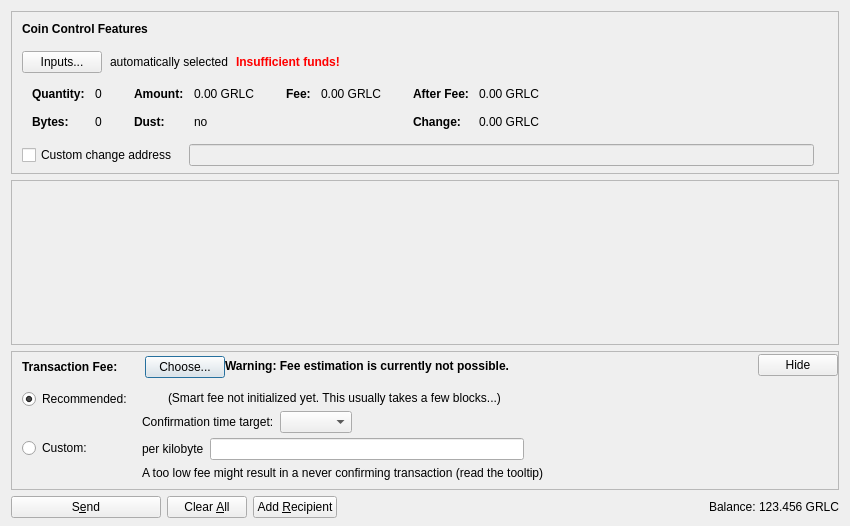
<?xml version="1.0" encoding="UTF-8"?>
<ui version="4.0">
 <class>SendCoinsDialog</class>
 <widget class="QDialog" name="SendCoinsDialog">
  <property name="geometry">
   <rect>
    <x>0</x>
    <y>0</y>
    <width>850</width>
    <height>526</height>
   </rect>
  </property>
  <property name="windowTitle">
   <string>Send Coins</string>
  </property>
  <layout class="QVBoxLayout" name="verticalLayout" stretch="0,1,0,0">
   <property name="bottomMargin">
    <number>8</number>
   </property>
   <item>
    <widget class="QFrame" name="frameCoinControl">
     <property name="sizePolicy">
      <sizepolicy hsizetype="Expanding" vsizetype="Expanding">
       <horstretch>0</horstretch>
       <verstretch>0</verstretch>
      </sizepolicy>
     </property>
     <property name="maximumSize">
      <size>
       <width>16777215</width>
       <height>16777215</height>
      </size>
     </property>
     <property name="frameShape">
      <enum>QFrame::StyledPanel</enum>
     </property>
     <property name="frameShadow">
      <enum>QFrame::Sunken</enum>
     </property>
     <layout class="QVBoxLayout" name="verticalLayoutCoinControl2">
      <property name="spacing">
       <number>0</number>
      </property>
      <property name="leftMargin">
       <number>0</number>
      </property>
      <property name="topMargin">
       <number>0</number>
      </property>
      <property name="rightMargin">
       <number>0</number>
      </property>
      <property name="bottomMargin">
       <number>6</number>
      </property>
      <item>
       <layout class="QVBoxLayout" name="verticalLayoutCoinControl" stretch="0,0,0,0,1">
        <property name="spacing">
         <number>0</number>
        </property>
        <property name="leftMargin">
         <number>10</number>
        </property>
        <property name="topMargin">
         <number>10</number>
        </property>
        <item>
         <layout class="QHBoxLayout" name="horizontalLayoutCoinControl1">
          <property name="bottomMargin">
           <number>15</number>
          </property>
          <item>
           <widget class="QLabel" name="labelCoinControlFeatures">
            <property name="sizePolicy">
             <sizepolicy hsizetype="Preferred" vsizetype="Maximum">
              <horstretch>0</horstretch>
              <verstretch>0</verstretch>
             </sizepolicy>
            </property>
            <property name="font">
             <font>
              <weight>75</weight>
              <bold>true</bold>
             </font>
            </property>
            <property name="styleSheet">
             <string notr="true">font-weight:bold;</string>
            </property>
            <property name="text">
             <string>Coin Control Features</string>
            </property>
           </widget>
          </item>
         </layout>
        </item>
        <item>
         <layout class="QHBoxLayout" name="horizontalLayoutCoinControl2" stretch="0,0,0,0">
          <property name="spacing">
           <number>8</number>
          </property>
          <property name="bottomMargin">
           <number>10</number>
          </property>
          <item>
           <widget class="QPushButton" name="pushButtonCoinControl">
            <property name="styleSheet">
             <string notr="true"/>
            </property>
            <property name="text">
             <string>Inputs...</string>
            </property>
            <property name="autoDefault">
             <bool>false</bool>
            </property>
           </widget>
          </item>
          <item>
           <widget class="QLabel" name="labelCoinControlAutomaticallySelected">
            <property name="text">
             <string>automatically selected</string>
            </property>
            <property name="margin">
             <number>5</number>
            </property>
           </widget>
          </item>
          <item>
           <widget class="QLabel" name="labelCoinControlInsuffFunds">
            <property name="font">
             <font>
              <weight>75</weight>
              <bold>true</bold>
             </font>
            </property>
            <property name="styleSheet">
             <string notr="true">color:red;font-weight:bold;</string>
            </property>
            <property name="text">
             <string>Insufficient funds!</string>
            </property>
            <property name="margin">
             <number>5</number>
            </property>
           </widget>
          </item>
          <item>
           <spacer name="horizontalSpacerCoinControl">
            <property name="orientation">
             <enum>Qt::Horizontal</enum>
            </property>
            <property name="sizeHint" stdset="0">
             <size>
              <width>40</width>
              <height>1</height>
             </size>
            </property>
           </spacer>
          </item>
         </layout>
        </item>
        <item>
         <widget class="QWidget" name="widgetCoinControl" native="true">
          <property name="sizePolicy">
           <sizepolicy hsizetype="Preferred" vsizetype="Preferred">
            <horstretch>0</horstretch>
            <verstretch>0</verstretch>
           </sizepolicy>
          </property>
          <property name="minimumSize">
           <size>
            <width>0</width>
            <height>0</height>
           </size>
          </property>
          <property name="styleSheet">
           <string notr="true"/>
          </property>
          <layout class="QHBoxLayout" name="horizontalLayoutCoinControl5">
           <property name="leftMargin">
            <number>0</number>
           </property>
           <property name="topMargin">
            <number>0</number>
           </property>
           <property name="rightMargin">
            <number>0</number>
           </property>
           <property name="bottomMargin">
            <number>0</number>
           </property>
           <item>
            <layout class="QHBoxLayout" name="horizontalLayoutCoinControl3" stretch="0,0,0,1">
             <property name="spacing">
              <number>20</number>
             </property>
             <property name="topMargin">
              <number>0</number>
             </property>
             <property name="bottomMargin">
              <number>10</number>
             </property>
             <item>
              <layout class="QFormLayout" name="formLayoutCoinControl1">
               <property name="horizontalSpacing">
                <number>10</number>
               </property>
               <property name="verticalSpacing">
                <number>14</number>
               </property>
               <property name="leftMargin">
                <number>10</number>
               </property>
               <property name="topMargin">
                <number>4</number>
               </property>
               <property name="rightMargin">
                <number>6</number>
               </property>
               <item row="0" column="0">
                <widget class="QLabel" name="labelCoinControlQuantityText">
                 <property name="font">
                  <font>
                   <weight>75</weight>
                   <bold>true</bold>
                  </font>
                 </property>
                 <property name="text">
                  <string>Quantity:</string>
                 </property>
                 <property name="margin">
                  <number>0</number>
                 </property>
                </widget>
               </item>
               <item row="0" column="1">
                <widget class="QLabel" name="labelCoinControlQuantity">
                 <property name="cursor">
                  <cursorShape>IBeamCursor</cursorShape>
                 </property>
                 <property name="contextMenuPolicy">
                  <enum>Qt::ActionsContextMenu</enum>
                 </property>
                 <property name="text">
                  <string notr="true">0</string>
                 </property>
                 <property name="margin">
                  <number>0</number>
                 </property>
                 <property name="textInteractionFlags">
                  <set>Qt::LinksAccessibleByMouse|Qt::TextSelectableByKeyboard|Qt::TextSelectableByMouse</set>
                 </property>
                </widget>
               </item>
               <item row="1" column="0">
                <widget class="QLabel" name="labelCoinControlBytesText">
                 <property name="font">
                  <font>
                   <weight>75</weight>
                   <bold>true</bold>
                  </font>
                 </property>
                 <property name="text">
                  <string>Bytes:</string>
                 </property>
                </widget>
               </item>
               <item row="1" column="1">
                <widget class="QLabel" name="labelCoinControlBytes">
                 <property name="cursor">
                  <cursorShape>IBeamCursor</cursorShape>
                 </property>
                 <property name="contextMenuPolicy">
                  <enum>Qt::ActionsContextMenu</enum>
                 </property>
                 <property name="text">
                  <string notr="true">0</string>
                 </property>
                 <property name="textInteractionFlags">
                  <set>Qt::LinksAccessibleByMouse|Qt::TextSelectableByKeyboard|Qt::TextSelectableByMouse</set>
                 </property>
                </widget>
               </item>
              </layout>
             </item>
             <item>
              <layout class="QFormLayout" name="formLayoutCoinControl2">
               <property name="horizontalSpacing">
                <number>10</number>
               </property>
               <property name="verticalSpacing">
                <number>14</number>
               </property>
               <property name="leftMargin">
                <number>6</number>
               </property>
               <property name="topMargin">
                <number>4</number>
               </property>
               <property name="rightMargin">
                <number>6</number>
               </property>
               <item row="0" column="0">
                <widget class="QLabel" name="labelCoinControlAmountText">
                 <property name="font">
                  <font>
                   <weight>75</weight>
                   <bold>true</bold>
                  </font>
                 </property>
                 <property name="text">
                  <string>Amount:</string>
                 </property>
                 <property name="margin">
                  <number>0</number>
                 </property>
                </widget>
               </item>
               <item row="0" column="1">
                <widget class="QLabel" name="labelCoinControlAmount">
                 <property name="cursor">
                  <cursorShape>IBeamCursor</cursorShape>
                 </property>
                 <property name="contextMenuPolicy">
                  <enum>Qt::ActionsContextMenu</enum>
                 </property>
                 <property name="text">
                  <string notr="true">0.00 GRLC</string>
                 </property>
                 <property name="textInteractionFlags">
                  <set>Qt::LinksAccessibleByMouse|Qt::TextSelectableByKeyboard|Qt::TextSelectableByMouse</set>
                 </property>
                </widget>
               </item>
               <item row="1" column="0">
                <widget class="QLabel" name="labelCoinControlLowOutputText">
                 <property name="font">
                  <font>
                   <weight>75</weight>
                   <bold>true</bold>
                  </font>
                 </property>
                 <property name="text">
                  <string>Dust:</string>
                 </property>
                </widget>
               </item>
               <item row="1" column="1">
                <widget class="QLabel" name="labelCoinControlLowOutput">
                 <property name="cursor">
                  <cursorShape>IBeamCursor</cursorShape>
                 </property>
                 <property name="contextMenuPolicy">
                  <enum>Qt::ActionsContextMenu</enum>
                 </property>
                 <property name="text">
                  <string notr="true">no</string>
                 </property>
                 <property name="textInteractionFlags">
                  <set>Qt::LinksAccessibleByMouse|Qt::TextSelectableByKeyboard|Qt::TextSelectableByMouse</set>
                 </property>
                </widget>
               </item>
              </layout>
             </item>
             <item>
              <layout class="QFormLayout" name="formLayoutCoinControl3">
               <property name="horizontalSpacing">
                <number>10</number>
               </property>
               <property name="verticalSpacing">
                <number>14</number>
               </property>
               <property name="leftMargin">
                <number>6</number>
               </property>
               <property name="topMargin">
                <number>4</number>
               </property>
               <property name="rightMargin">
                <number>6</number>
               </property>
               <item row="0" column="0">
                <widget class="QLabel" name="labelCoinControlFeeText">
                 <property name="font">
                  <font>
                   <weight>75</weight>
                   <bold>true</bold>
                  </font>
                 </property>
                 <property name="text">
                  <string>Fee:</string>
                 </property>
                 <property name="margin">
                  <number>0</number>
                 </property>
                </widget>
               </item>
               <item row="0" column="1">
                <widget class="QLabel" name="labelCoinControlFee">
                 <property name="cursor">
                  <cursorShape>IBeamCursor</cursorShape>
                 </property>
                 <property name="contextMenuPolicy">
                  <enum>Qt::ActionsContextMenu</enum>
                 </property>
                 <property name="text">
                  <string notr="true">0.00 GRLC</string>
                 </property>
                 <property name="textInteractionFlags">
                  <set>Qt::LinksAccessibleByMouse|Qt::TextSelectableByKeyboard|Qt::TextSelectableByMouse</set>
                 </property>
                </widget>
               </item>
              </layout>
             </item>
             <item>
              <layout class="QFormLayout" name="formLayoutCoinControl4">
               <property name="horizontalSpacing">
                <number>10</number>
               </property>
               <property name="verticalSpacing">
                <number>14</number>
               </property>
               <property name="leftMargin">
                <number>6</number>
               </property>
               <property name="topMargin">
                <number>4</number>
               </property>
               <property name="rightMargin">
                <number>6</number>
               </property>
               <item row="0" column="0">
                <widget class="QLabel" name="labelCoinControlAfterFeeText">
                 <property name="font">
                  <font>
                   <weight>75</weight>
                   <bold>true</bold>
                  </font>
                 </property>
                 <property name="text">
                  <string>After Fee:</string>
                 </property>
                 <property name="margin">
                  <number>0</number>
                 </property>
                </widget>
               </item>
               <item row="0" column="1">
                <widget class="QLabel" name="labelCoinControlAfterFee">
                 <property name="cursor">
                  <cursorShape>IBeamCursor</cursorShape>
                 </property>
                 <property name="contextMenuPolicy">
                  <enum>Qt::ActionsContextMenu</enum>
                 </property>
                 <property name="text">
                  <string notr="true">0.00 GRLC</string>
                 </property>
                 <property name="textInteractionFlags">
                  <set>Qt::LinksAccessibleByMouse|Qt::TextSelectableByKeyboard|Qt::TextSelectableByMouse</set>
                 </property>
                </widget>
               </item>
               <item row="1" column="0">
                <widget class="QLabel" name="labelCoinControlChangeText">
                 <property name="font">
                  <font>
                   <weight>75</weight>
                   <bold>true</bold>
                  </font>
                 </property>
                 <property name="text">
                  <string>Change:</string>
                 </property>
                </widget>
               </item>
               <item row="1" column="1">
                <widget class="QLabel" name="labelCoinControlChange">
                 <property name="cursor">
                  <cursorShape>IBeamCursor</cursorShape>
                 </property>
                 <property name="contextMenuPolicy">
                  <enum>Qt::ActionsContextMenu</enum>
                 </property>
                 <property name="text">
                  <string notr="true">0.00 GRLC</string>
                 </property>
                 <property name="textInteractionFlags">
                  <set>Qt::LinksAccessibleByMouse|Qt::TextSelectableByKeyboard|Qt::TextSelectableByMouse</set>
                 </property>
                </widget>
               </item>
              </layout>
             </item>
            </layout>
           </item>
          </layout>
         </widget>
        </item>
        <item>
         <layout class="QHBoxLayout" name="horizontalLayoutCoinControl4" stretch="0,0,0">
          <property name="spacing">
           <number>12</number>
          </property>
          <property name="sizeConstraint">
           <enum>QLayout::SetDefaultConstraint</enum>
          </property>
          <property name="topMargin">
           <number>5</number>
          </property>
          <property name="rightMargin">
           <number>5</number>
          </property>
          <item>
           <widget class="QCheckBox" name="checkBoxCoinControlChange">
            <property name="toolTip">
             <string>If this is activated, but the change address is empty or invalid, change will be sent to a newly generated address.</string>
            </property>
            <property name="text">
             <string>Custom change address</string>
            </property>
           </widget>
          </item>
          <item>
           <widget class="QValidatedLineEdit" name="lineEditCoinControlChange">
            <property name="enabled">
             <bool>false</bool>
            </property>
            <property name="sizePolicy">
             <sizepolicy hsizetype="Expanding" vsizetype="Fixed">
              <horstretch>0</horstretch>
              <verstretch>0</verstretch>
             </sizepolicy>
            </property>
           </widget>
          </item>
          <item>
           <widget class="QLabel" name="labelCoinControlChangeLabel">
            <property name="sizePolicy">
             <sizepolicy hsizetype="Preferred" vsizetype="Expanding">
              <horstretch>0</horstretch>
              <verstretch>0</verstretch>
             </sizepolicy>
            </property>
            <property name="minimumSize">
             <size>
              <width>0</width>
              <height>0</height>
             </size>
            </property>
            <property name="text">
             <string/>
            </property>
            <property name="margin">
             <number>3</number>
            </property>
           </widget>
          </item>
         </layout>
        </item>
        <item>
         <spacer name="verticalSpacerCoinControl">
          <property name="orientation">
           <enum>Qt::Vertical</enum>
          </property>
          <property name="sizeHint" stdset="0">
           <size>
            <width>800</width>
            <height>1</height>
           </size>
          </property>
         </spacer>
        </item>
       </layout>
      </item>
     </layout>
    </widget>
   </item>
   <item>
    <widget class="QScrollArea" name="scrollArea">
     <property name="widgetResizable">
      <bool>true</bool>
     </property>
     <widget class="QWidget" name="scrollAreaWidgetContents">
      <property name="geometry">
       <rect>
        <x>0</x>
        <y>0</y>
        <width>830</width>
        <height>104</height>
       </rect>
      </property>
      <layout class="QVBoxLayout" name="verticalLayout_2" stretch="0,1">
       <property name="leftMargin">
        <number>0</number>
       </property>
       <property name="topMargin">
        <number>0</number>
       </property>
       <property name="rightMargin">
        <number>0</number>
       </property>
       <property name="bottomMargin">
        <number>0</number>
       </property>
       <item>
        <layout class="QVBoxLayout" name="entries">
         <property name="spacing">
          <number>6</number>
         </property>
        </layout>
       </item>
       <item>
        <spacer name="verticalSpacer">
         <property name="orientation">
          <enum>Qt::Vertical</enum>
         </property>
         <property name="sizeHint" stdset="0">
          <size>
           <width>20</width>
           <height>40</height>
          </size>
         </property>
        </spacer>
       </item>
      </layout>
     </widget>
    </widget>
   </item>
   <item>
    <widget class="QFrame" name="frameFee">
     <property name="sizePolicy">
      <sizepolicy hsizetype="Expanding" vsizetype="Expanding">
       <horstretch>0</horstretch>
       <verstretch>0</verstretch>
      </sizepolicy>
     </property>
     <property name="maximumSize">
      <size>
       <width>16777215</width>
       <height>16777215</height>
      </size>
     </property>
     <property name="frameShape">
      <enum>QFrame::StyledPanel</enum>
     </property>
     <property name="frameShadow">
      <enum>QFrame::Sunken</enum>
     </property>
     <layout class="QVBoxLayout" name="verticalLayoutFee1">
      <property name="spacing">
       <number>0</number>
      </property>
      <property name="leftMargin">
       <number>0</number>
      </property>
      <property name="topMargin">
       <number>0</number>
      </property>
      <property name="rightMargin">
       <number>0</number>
      </property>
      <property name="bottomMargin">
       <number>0</number>
      </property>
      <item>
       <layout class="QVBoxLayout" name="verticalLayoutFee2" stretch="0,0,0">
        <property name="spacing">
         <number>0</number>
        </property>
        <property name="leftMargin">
         <number>10</number>
        </property>
        <property name="topMargin">
         <number>0</number>
        </property>
        <item>
         <layout class="QHBoxLayout" name="horizontalLayoutFee1">
          <property name="bottomMargin">
           <number>0</number>
          </property>
          <item>
           <layout class="QVBoxLayout" name="verticalLayoutFee7">
            <property name="spacing">
             <number>0</number>
            </property>
            <item>
             <spacer name="verticalSpacerSmartFee">
              <property name="orientation">
               <enum>Qt::Vertical</enum>
              </property>
              <property name="sizeType">
               <enum>QSizePolicy::Fixed</enum>
              </property>
              <property name="sizeHint" stdset="0">
               <size>
                <width>1</width>
                <height>4</height>
               </size>
              </property>
             </spacer>
            </item>
            <item>
             <layout class="QHBoxLayout" name="horizontalLayoutSmartFee">
              <property name="spacing">
               <number>10</number>
              </property>
              <item>
               <widget class="QLabel" name="labelFeeHeadline">
                <property name="sizePolicy">
                 <sizepolicy hsizetype="Preferred" vsizetype="Maximum">
                  <horstretch>0</horstretch>
                  <verstretch>0</verstretch>
                 </sizepolicy>
                </property>
                <property name="font">
                 <font>
                  <weight>75</weight>
                  <bold>true</bold>
                 </font>
                </property>
                <property name="styleSheet">
                 <string notr="true">font-weight:bold;</string>
                </property>
                <property name="text">
                 <string>Transaction Fee:</string>
                </property>
               </widget>
              </item>
              <item>
               <widget class="QLabel" name="labelFeeMinimized">
                <property name="text">
                 <string/>
                </property>
               </widget>
              </item>
              <item>
               <widget class="QPushButton" name="buttonChooseFee">
                <property name="text">
                 <string>Choose...</string>
                </property>
               </widget>
              </item>
             </layout>
            </item>
            <item>
             <spacer name="verticalSpacer_5">
              <property name="orientation">
               <enum>Qt::Vertical</enum>
              </property>
              <property name="sizeHint" stdset="0">
               <size>
                <width>1</width>
                <height>1</height>
               </size>
              </property>
             </spacer>
            </item>
           </layout>
          </item>
          <item>
           <widget class="QLabel" name="fallbackFeeWarningLabel">
            <property name="toolTip">
             <string>Using the fallbackfee can result in sending a transaction that will take several hours or days (or never) to confirm. Consider choosing your fee manually or wait until you have validated the complete chain.</string>
            </property>
            <property name="font">
            <font>
                <weight>75</weight>
                <bold>true</bold>
            </font>
            </property>
            <property name="text">
             <string>Warning: Fee estimation is currently not possible.</string>
            </property>
            <property name="wordWrap">
             <bool>false</bool>
            </property>
           </widget>
          </item>
          <item>
           <spacer name="horizontalSpacer_4">
            <property name="orientation">
             <enum>Qt::Horizontal</enum>
            </property>
            <property name="sizeType">
             <enum>QSizePolicy::MinimumExpanding</enum>
            </property>
            <property name="sizeHint" stdset="0">
             <size>
              <width>40</width>
              <height>20</height>
             </size>
            </property>
           </spacer>
          </item>
          <item>
           <widget class="QPushButton" name="buttonMinimizeFee">
            <property name="toolTip">
             <string>collapse fee-settings</string>
            </property>
            <property name="text">
             <string>Hide</string>
            </property>
           </widget>
          </item>
         </layout>
        </item>
        <item>
         <widget class="QFrame" name="frameFeeSelection">
          <layout class="QVBoxLayout" name="verticalLayoutFee12">
           <property name="spacing">
            <number>0</number>
           </property>
           <property name="leftMargin">
            <number>0</number>
           </property>
           <property name="topMargin">
            <number>0</number>
           </property>
           <property name="rightMargin">
            <number>0</number>
           </property>
           <property name="bottomMargin">
            <number>0</number>
           </property>
           <item>
            <layout class="QGridLayout" name="gridLayoutFee">
             <property name="topMargin">
              <number>10</number>
             </property>
             <property name="bottomMargin">
              <number>4</number>
             </property>
             <property name="horizontalSpacing">
              <number>10</number>
             </property>
             <property name="verticalSpacing">
              <number>4</number>
             </property>
             <item row="1" column="1">
              <layout class="QVBoxLayout" name="verticalLayoutFee8">
               <property name="spacing">
                <number>6</number>
               </property>
               <item>
                <layout class="QHBoxLayout" name="horizontalLayoutFee13">
                 <item>
                  <widget class="QLabel" name="labelCustomPerKilobyte">
                   <property name="toolTip">
                    <string>Specify a custom fee per kB (1,000 bytes) of the transaction's virtual size.

Note:  Since the fee is calculated on a per-byte basis, a fee of "100 satoshis per kB" for a transaction size of 500 bytes (half of 1 kB) would ultimately yield a fee of only 50 satoshis.</string>
                   </property>
                   <property name="text">
                    <string>per kilobyte</string>
                   </property>
                  </widget>
                 </item>
                 <item>
                  <widget class="BitcoinAmountField" name="customFee"/>
                 </item>
                 <item>
                  <spacer name="horizontalSpacer_6">
                   <property name="orientation">
                    <enum>Qt::Horizontal</enum>
                   </property>
                   <property name="sizeHint" stdset="0">
                    <size>
                     <width>1</width>
                     <height>1</height>
                    </size>
                   </property>
                  </spacer>
                 </item>
                </layout>
               </item>
               <item>
                <layout class="QHBoxLayout" name="horizontalLayoutFee8">
                 <item>
                  <widget class="QLabel" name="labelCustomFeeWarning">
                   <property name="enabled">
                    <bool>true</bool>
                   </property>
                   <property name="toolTip">
                    <string>When there is less transaction volume than space in the blocks, miners as well as relaying nodes may enforce a minimum fee. Paying only this minimum fee is just fine, but be aware that this can result in a never confirming transaction once there is more demand for garlicoin transactions than the network can process.</string>
                   </property>
                   <property name="text">
                    <string>A too low fee might result in a never confirming transaction (read the tooltip)</string>
                   </property>
                  </widget>
                 </item>
                 <item>
                  <spacer name="horizontalSpacer_2">
                   <property name="orientation">
                    <enum>Qt::Horizontal</enum>
                   </property>
                   <property name="sizeHint" stdset="0">
                    <size>
                     <width>1</width>
                     <height>1</height>
                    </size>
                   </property>
                  </spacer>
                 </item>
                </layout>
               </item>
              </layout>
             </item>
             <item row="0" column="0">
              <layout class="QVBoxLayout" name="verticalLayoutFee4" stretch="0,1">
               <item>
                <widget class="QRadioButton" name="radioSmartFee">
                 <property name="text">
                  <string>Recommended:</string>
                 </property>
                 <property name="checked">
                  <bool>true</bool>
                 </property>
                 <attribute name="buttonGroup">
                  <string notr="true">groupFee</string>
                 </attribute>
                </widget>
               </item>
               <item>
                <spacer name="verticalSpacer_2">
                 <property name="orientation">
                  <enum>Qt::Vertical</enum>
                 </property>
                 <property name="sizeHint" stdset="0">
                  <size>
                   <width>1</width>
                   <height>1</height>
                  </size>
                 </property>
                </spacer>
               </item>
              </layout>
             </item>
             <item row="1" column="0">
              <layout class="QVBoxLayout" name="verticalLayoutFee9" stretch="0,1">
               <item>
                <widget class="QRadioButton" name="radioCustomFee">
                 <property name="text">
                  <string>Custom:</string>
                 </property>
                 <attribute name="buttonGroup">
                  <string notr="true">groupFee</string>
                 </attribute>
                </widget>
               </item>
               <item>
                <spacer name="verticalSpacer_6">
                 <property name="orientation">
                  <enum>Qt::Vertical</enum>
                 </property>
                 <property name="sizeHint" stdset="0">
                  <size>
                   <width>1</width>
                   <height>1</height>
                  </size>
                 </property>
                </spacer>
               </item>
              </layout>
             </item>
             <item row="0" column="1">
              <layout class="QVBoxLayout" name="verticalLayoutFee3" stretch="0,0,1">
               <property name="spacing">
                <number>6</number>
               </property>
               <property name="topMargin">
                <number>2</number>
               </property>
               <item>
                <layout class="QHBoxLayout" name="horizontalLayoutFee12">
                 <item>
                  <widget class="QLabel" name="labelSmartFee">
                   <property name="text">
                    <string/>
                   </property>
                  </widget>
                 </item>
                 <item>
                  <widget class="QLabel" name="labelFeeEstimation">
                   <property name="text">
                    <string/>
                   </property>
                  </widget>
                 </item>
                 <item>
                  <widget class="QLabel" name="labelSmartFee2">
                   <property name="text">
                    <string>(Smart fee not initialized yet. This usually takes a few blocks...)</string>
                   </property>
                  </widget>
                 </item>
                 <item>
                  <spacer name="horizontalSpacer_5">
                   <property name="orientation">
                    <enum>Qt::Horizontal</enum>
                   </property>
                   <property name="sizeHint" stdset="0">
                    <size>
                     <width>1</width>
                     <height>1</height>
                    </size>
                   </property>
                  </spacer>
                 </item>
                </layout>
               </item>
               <item>
                <layout class="QHBoxLayout" name="horizontalLayoutFee9">
                 <item>
                  <layout class="QVBoxLayout" name="verticalLayoutFee6">
                   <item>
                    <widget class="QLabel" name="labelSmartFee3">
                     <property name="text">
                      <string>Confirmation time target:</string>
                     </property>
                    </widget>
                   </item>
                  </layout>
                 </item>
                 <item>
                  <layout class="QVBoxLayout" name="verticalLayoutFee5">
                   <property name="rightMargin">
                    <number>30</number>
                   </property>
                   <item>
                    <layout class="QHBoxLayout" name="horizontalLayoutConfTarget">
                     <property name="bottomMargin">
                      <number>0</number>
                     </property>
                     <item>
                      <widget class="QComboBox" name="confTargetSelector"/>
                     </item>
                     <item>
                      <spacer name="horizontalSpacerConfTarget">
                       <property name="orientation">
                        <enum>Qt::Horizontal</enum>
                       </property>
                       <property name="sizeHint" stdset="0">
                        <size>
                         <width>40</width>
                         <height>20</height>
                        </size>
                       </property>
                      </spacer>
                     </item>
                    </layout>
                   </item>
                  </layout>
                 </item>
                </layout>
               </item>
               <item>
                <spacer name="verticalSpacer_4">
                 <property name="orientation">
                  <enum>Qt::Vertical</enum>
                 </property>
                 <property name="sizeHint" stdset="0">
                  <size>
                   <width>1</width>
                   <height>1</height>
                  </size>
                 </property>
                </spacer>
               </item>
              </layout>
             </item>
            </layout>
           </item>
          </layout>
         </widget>
        </item>
        <item>
         <spacer name="verticalSpacerFee">
          <property name="orientation">
           <enum>Qt::Vertical</enum>
          </property>
          <property name="sizeHint" stdset="0">
           <size>
            <width>40</width>
            <height>5</height>
           </size>
          </property>
         </spacer>
        </item>
       </layout>
      </item>
     </layout>
    </widget>
   </item>
   <item>
    <layout class="QHBoxLayout" name="horizontalLayout">
     <item>
      <widget class="QPushButton" name="sendButton">
       <property name="minimumSize">
        <size>
         <width>150</width>
         <height>0</height>
        </size>
       </property>
       <property name="toolTip">
        <string>Confirm the send action</string>
       </property>
       <property name="text">
        <string>S&amp;end</string>
       </property>
       <property name="icon">
        <iconset resource="../bitcoin.qrc">
         <normaloff>:/icons/send</normaloff>:/icons/send</iconset>
       </property>
       <property name="autoDefault">
        <bool>false</bool>
       </property>
       <property name="default">
        <bool>false</bool>
       </property>
      </widget>
     </item>
     <item>
      <widget class="QPushButton" name="clearButton">
       <property name="sizePolicy">
        <sizepolicy hsizetype="Minimum" vsizetype="Fixed">
         <horstretch>0</horstretch>
         <verstretch>0</verstretch>
        </sizepolicy>
       </property>
       <property name="toolTip">
        <string>Clear all fields of the form.</string>
       </property>
       <property name="text">
        <string>Clear &amp;All</string>
       </property>
       <property name="icon">
        <iconset resource="../bitcoin.qrc">
         <normaloff>:/icons/remove</normaloff>:/icons/remove</iconset>
       </property>
       <property name="autoDefault">
        <bool>false</bool>
       </property>
      </widget>
     </item>
     <item>
      <widget class="QPushButton" name="addButton">
       <property name="toolTip">
        <string>Send to multiple recipients at once</string>
       </property>
       <property name="text">
        <string>Add &amp;Recipient</string>
       </property>
       <property name="icon">
        <iconset resource="../bitcoin.qrc">
         <normaloff>:/icons/add</normaloff>:/icons/add</iconset>
       </property>
       <property name="autoDefault">
        <bool>false</bool>
       </property>
      </widget>
     </item>
     <item>
      <spacer name="horizontalSpacer">
       <property name="orientation">
        <enum>Qt::Horizontal</enum>
       </property>
       <property name="sizeHint" stdset="0">
        <size>
         <width>40</width>
         <height>20</height>
        </size>
       </property>
      </spacer>
     </item>
     <item>
      <layout class="QHBoxLayout" name="horizontalLayout_2">
       <property name="spacing">
        <number>3</number>
       </property>
       <item>
        <widget class="QLabel" name="label">
         <property name="sizePolicy">
          <sizepolicy hsizetype="Preferred" vsizetype="Fixed">
           <horstretch>0</horstretch>
           <verstretch>0</verstretch>
          </sizepolicy>
         </property>
         <property name="text">
          <string>Balance:</string>
         </property>
        </widget>
       </item>
       <item>
        <widget class="QLabel" name="labelBalance">
         <property name="sizePolicy">
          <sizepolicy hsizetype="Preferred" vsizetype="Fixed">
           <horstretch>0</horstretch>
           <verstretch>0</verstretch>
          </sizepolicy>
         </property>
         <property name="cursor">
          <cursorShape>IBeamCursor</cursorShape>
         </property>
         <property name="text">
          <string notr="true">123.456 GRLC</string>
         </property>
         <property name="textInteractionFlags">
          <set>Qt::LinksAccessibleByMouse|Qt::TextSelectableByKeyboard|Qt::TextSelectableByMouse</set>
         </property>
        </widget>
       </item>
      </layout>
     </item>
    </layout>
   </item>
  </layout>
 </widget>
 <customwidgets>
  <customwidget>
   <class>QValidatedLineEdit</class>
   <extends>QLineEdit</extends>
   <header>qt/qvalidatedlineedit.h</header>
  </customwidget>
  <customwidget>
   <class>BitcoinAmountField</class>
   <extends>QLineEdit</extends>
   <header>qt/bitcoinamountfield.h</header>
   <container>1</container>
  </customwidget>
 </customwidgets>
 <resources>
  <include location="../bitcoin.qrc"/>
 </resources>
 <connections/>
 <buttongroups>
  <buttongroup name="groupFee"/>
 </buttongroups>
</ui>
